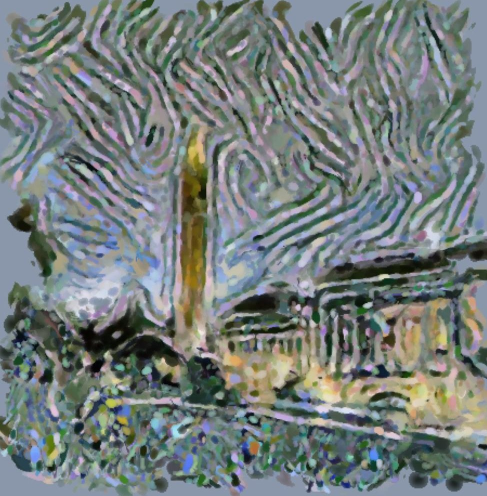
#> input picture btower.jpg, 974 x 992 px (shown at 1/2 size)
$ python stack.py btower.jpg out.png
#> lines starting #> are read from the running program, lines starting #| are printed output that depends on the picture
import skimage
import numpy as np
import sys
import matplotlib.pyplot as plt

def block(x,y,z,w):
    out=np.concatenate([
    np.concatenate([x[:,:],y[:,::-1]],axis=1),
    np.concatenate([z[::-1,:],w[::-1,::-1]],axis=1)
    ])
    return out/255

*paths,outpath=sys.argv[1:]
if len(paths)==1:
    paths=paths*4
if len(paths)==2:
    paths=paths*2

def load(path):
    f=open(path,'rb')
    pic=plt.imread(f)*1.0
    return pic

blocks=[load(path) for path in paths]
#> blocks = 4 items
img=block(*blocks)
#> in block, `out=np.concatenate([ np.concatenate([x[:,:],y[:,::-1]],axis=1), np.con..`:
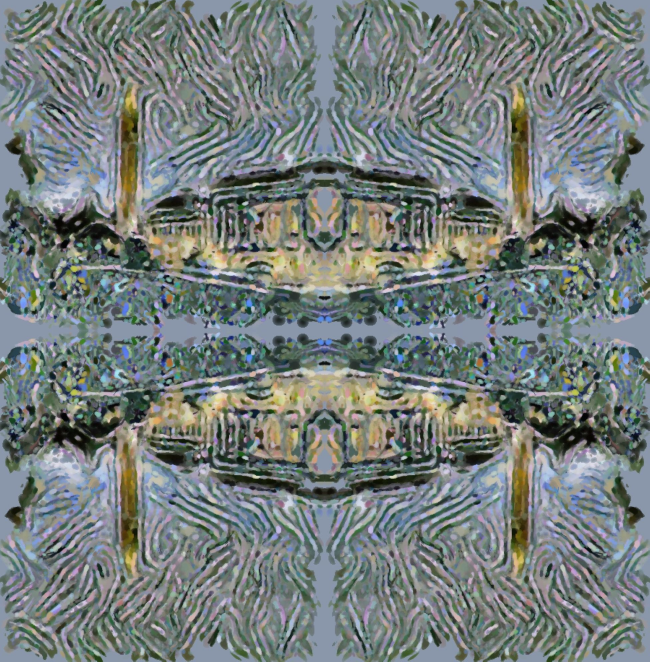
#> out: shape (1984, 1948, 3) float64 (shown at 1/3 size); mean R, G, B 116.9, 125.3, 123.9
# [5 lines of commented-out code are left out]

f=open(outpath,'wb')
plt.imshow(img)
plt.axis('off')
plt.savefig(outpath, bbox_inches='tight', pad_inches=0)
